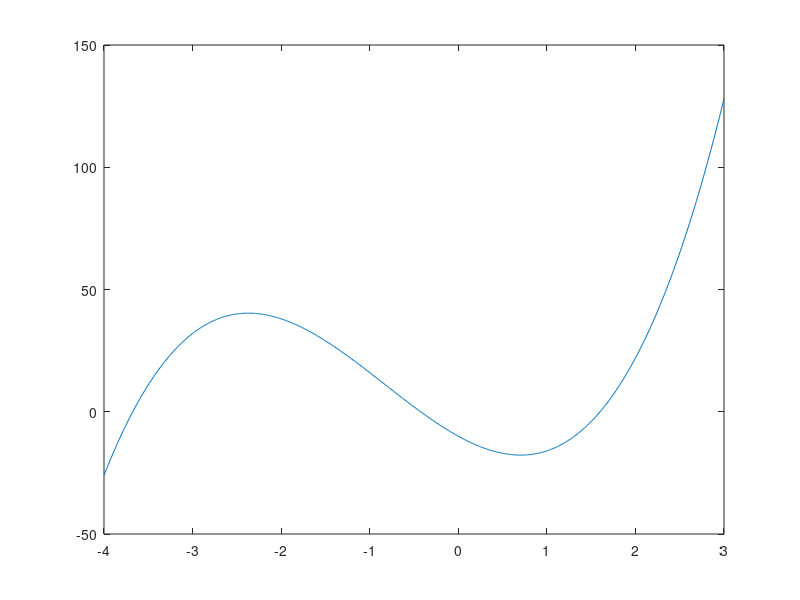

This chart was generated by the following MATLAB code: (Note: this script raises an error after producing the figure.)
x = -4:0.01:3;
y = 4*x.^3 + 10*x.^2 - 20*x -10;

plot(x,y)

sol = [];

for i = 1:length(x)-1       
    if y(i)*y(i+1) <= 0     % might miss multiple roots
        sol = [sol x(i)];
    end
end

disp(sol)

%%
syms x
sol = solve('4*x^3 + 10*x^2 - 20*x -10 = 0');
double(sol)


%%
syms x
solve ('x^2 - 5 * x - 14')

%%

x = -4:0.01:10;
y = x.^2 - 5*x - 14;

plot(x,y)

sol = [];

% for i = 1:length(x)-1
%     if y(i)*y(i+1) <= 0
%         sol = [sol x(i)];
%     end    
% end

for i = 1:length(x)-1
    if y(i)*y(i+1) < 0
        sol = [sol x(i)];
    elseif y(i) == 0
        sol = [sol x(i)];
    end    
end

disp(sol)


p = [1 -5 -14];
x = roots(p)

%%

figure(1);  hold on
axis([-1 1 -4 .5])
for x = -1:0.05:1
    y = -4*x^2;
    plot(x,y,'ks')
    pause(0.1)
end
hold off

%%


figure(2);  % hold on

x = 0:0.01:2*pi;
for i = 1:10
    y = 1/i*sin(x);
%     cla
    plot(x,y)    
    axis([0 2*pi -1 1])
    pause(0.5)
end
% hold off

%%
theta = 0:0.01:2*pi;

x = cos(theta);
y = sin(theta);

plot(x,y)
axis equal

%%
theta = 0:0.01:2*pi;
z = cos(theta)+1i*sin(theta);

figure(3);  
plot(real(z),imag(z))
axis equal

%%
clear all
clc
theta = 0:0.01:2*pi;
z = cos(theta)+1i*sin(theta);

figure(4);  cla;    
for x = 0:0.1:2*pi
    plot(real(z),imag(z));  hold on 
    plot(theta,imag(z))
    plot([1 1],[-1 1])
    axis equal
    w = cos(x)+i*sin(x);
    plot(real(w),imag(w),'o','MarkerFaceColor','g');  
    plot(1,imag(w),'o','MarkerFaceColor','k');    
    plot(x,imag(w),'o','MarkerFaceColor','r');  hold off
    pause(0.1)
end

%%
theta = 0:0.01:2*pi;
z = cos(theta)+1i*sin(theta);

figure(4);  cla;    
for x = 0:0.1:2*pi
    plot(real(z),imag(z));  hold on     
    axis equal
    w = cos(x)+1i*sin(x);
    plot(real(w),imag(w),'og','MarkerFaceColor','g');  
    hold off
    pause(0.1)
end

%%
theta = 0:0.01:2*pi;
z = cos(theta)+1i*sin(theta);

figure(4);  cla; 
plot(real(z),imag(z));  hold on
axis equal
x = 0:0.001:2*pi;
w = cos(x)+1i*sin(x);
comet(real(w),imag(w));
hold off










































